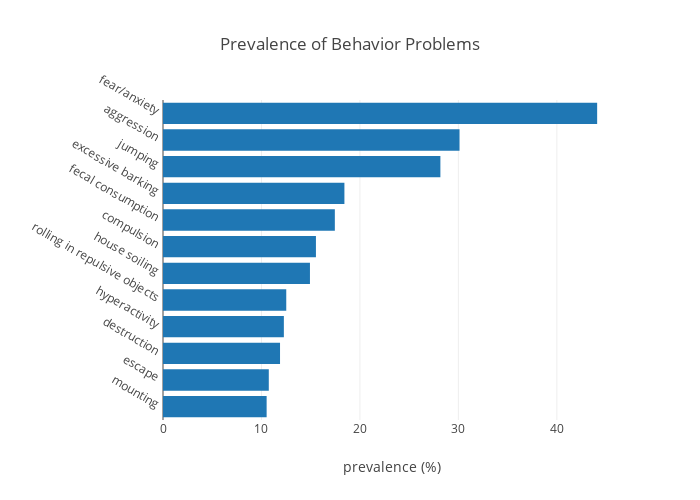

The notebook cell this image was saved under:
### Code cell
prevalences = prevalences.sort_values(ascending=True)
trace = go.Bar(
    x=prevalences.values,
    y=prevalences.index.values,
    orientation='h')
data = [trace]
layout = go.Layout(title='Prevalence of Behavior Problems',
                   xaxis=dict(title='prevalence (%)'),
                   yaxis=dict(title='',
                              automargin=True,
                              tickangle=30,
                              tickprefix=' ',
                              ticksuffix=' '),
                   width=700,
                   height=500
                  )
fig = dict(data=data, layout=layout)
py.iplot(fig)

### Figure 1 — Plotly figure (JSON) as saved in the notebook; plotly's stock layout.template omitted (floating-point values rounded to 4 significant figures)
{"data": [{"orientation": "h", "type": "bar", "x": [10.53, 10.74, 11.89, 12.28, 12.52, 14.92, 15.53, 17.45, 18.42, 28.17, 30.12, 44.09], "y": ["mounting", "escape", "destruction", "hyperactivity", "rolling in repulsive objects", "house soiling", "compulsion", "fecal consumption", "excessive barking", "jumping", "aggression", "fear/anxiety"]}], "layout": {"height": 500, "title": "Prevalence of Behavior Problems", "width": 700, "xaxis": {"title": "prevalence (%)"}, "yaxis": {"automargin": true, "tickangle": 30, "tickprefix": " ", "ticksuffix": " ", "title": ""}}}
